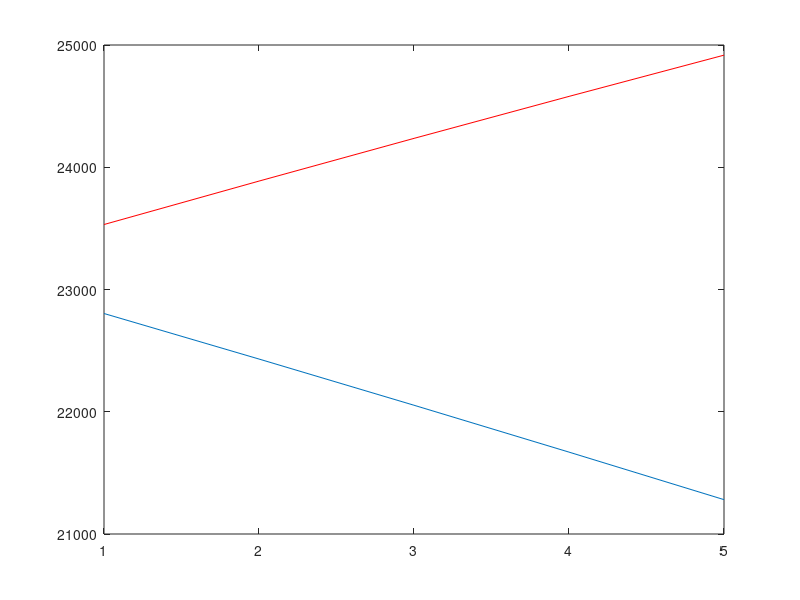

Recreate this plot in MATLAB.
% // TI File $Revision: /main/3 $
% // Checkin $Date: November 09, 2010   13:05:07 $
% // =====================================================================================
% //  This software is licensed for use with Texas Instruments C28x
% //  family DSCs.  This license was provided to you prior to installing
% //  the software.  You may review this license by consulting a copy of
% //  the agreement in the doc directory of this library.
% //======================================================================================
% /* ==============================================================================
% 
% System Name:    Signal Generator Module demo 
% 
% File Name:      SGENHP2.m
% 
% Description:    Primary System file for demonstrating the Signal Generator module
% 
% Originator:     Digital control systems Group - Texas Instruments
% 
% Target dependency:  C28x
% 
% Description:
% ============
% 
%    The "C" frame work, for demonstrating the signal generator module is given below
%                              ___________________                _____________
%                             |                   |     x1=out1  |             |
%          gain   o---------->|                   |------o------>|  EVMDAC     |
%          offset o---------->|     SGENHP_2      |     x2=out2  |  PWMDAC     |
%         freq    o---------->|                   |------o------>|  DLOG_4CH   |
%                             |___________________|              |_____________|
% 
% */
% //######################################################################################
% // $TI Release: C28x SGEN Library v1.10 $
% // $Release Date: November 09, 2011 $
% // $Copyright: $
% //######################################################################################

close all
clear all

N=input('Please enter signal length N =');

t=1:N;

step_max=1000;

gain=1;
f=50;
fs=20000;

fmax=step_max*fs/65536
freq=2^15*f/fmax

f_norm=163.84;             %f_norm is normalized frequency in Q16 format, f/fs*2^16
phase_norm=8192;        %normalized phase offset phase_norm=(pi/4/(2*pi))*2^16=8192
                        %here phase offset=pi/4
                        
phase=16384/2^15;
                        
output=gain*sin(2*pi*(f_norm*t/2^16+phase_norm/2^16)+phase*pi);

output0=gain*sin(2*pi*(f_norm*t/2^16+phase_norm/2^16));

output=output*2^15;     %Q15 format

output0=output0*2^15;     %Q15 format

plot(output)
hold on
plot(output0,'r')